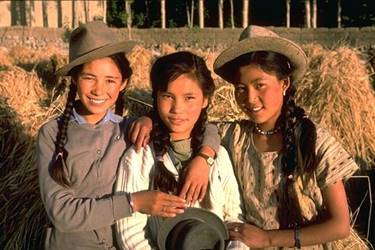
#> input picture opencv_practice_python/images/facedetection.jpg, 375 x 250 px, given in place of the camera
$ python test3.py
#> lines starting #> are read from the running program, lines starting #| are printed output that depends on the picture
#> further down, frame is the input picture: shape (250, 375, 3); mean B, G, R 65.1, 92.8, 127.6
import cv2
import numpy as np

# cap = cv2.imread("chap05\\images\\flip_test.jpg", cv2.IMREAD_COLOR)
# if cap is None: raise Exception("영상 파일 읽기 오류 발생") # 예외 처리

def houghCircle(image):
    # 원이 있는 이미지를 올림.
    img1 = image
    img2 = img1.copy()

    img2 = cv2.GaussianBlur(img2, (9, 9), 0)
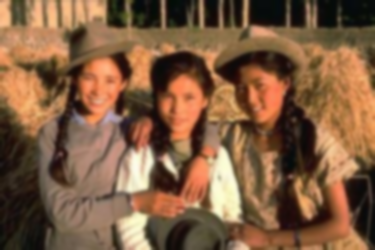
#> img2: shape (250, 375, 3); mean B, G, R 65.1, 92.9, 127.6
    imgray = cv2.cvtColor(img2, cv2.COLOR_BGR2GRAY)
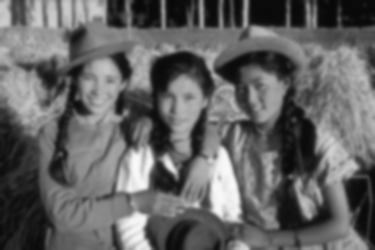
#> imgray: shape (250, 375); min 8, max 250, mean 100.1

    circles = cv2.HoughCircles(imgray, cv2.HOUGH_GRADIENT, 1, 5, param1=55, param2=55, minRadius=0, maxRadius=0)
#> circles = 73 rows, first 8: [283.5, 159.5, 87.4], [272.5, 141.5, 91.9], [114.5, 155.5, 76.2], [307.5, 161.5, 63.7], [137.5, 172.5, 70], [162.5, 144.5, 71.2], [155.5, 143.5, 64.6], [197.5, 108.5, 64]

    if circles is not None:
        circles = np.uint16(np.around(circles))
#> circles = 73 rows, first 8: [284, 160, 87], [272, 142, 92], [114, 156, 76], [308, 162, 64], [138, 172, 70], [162, 144, 71], [156, 144, 65], [198, 108, 64]

        print(circles)
#> (printed output is left out)
        for i in circles[0, :]:
            cv2.rectangle(img1, (i[0]-i[2], i[1]-i[2]), (i[0]+i[2], i[1]+i[2]), (0, 0, 255), 2)

            d = "circle"
            cv2.putText(img1, f"{d}", (i[0]+i[2]+10, i[1]+i[2]//2), cv2.FONT_HERSHEY_SIMPLEX, 0.5, (0, 0, 255))
#> this loop made 73 passes
#> i on passes 1 to 12: [284, 160, 87], [272, 142, 92], [114, 156, 76], [308, 162, 64], [138, 172, 70], [162, 144, 71], [156, 144, 65], [198, 108, 64], [78, 140, 60], [74, 144, 54], [184, 114, 62], [92, 154, 55]
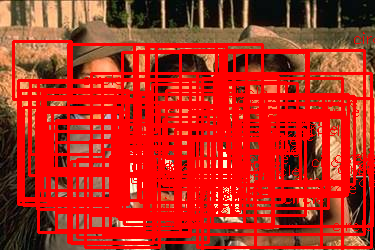
#> img1: shape (250, 375, 3); mean B, G, R 29.3, 42.8, 185.2


cap = cv2.VideoCapture(0)  # 0번 카메라 연결
if cap.isOpened() == False:
    raise Exception("카메라 연결 안됨")


while True:  # 무한 반복
     # 프레임 읽기
    ret, frame = cap.read()

    title = "your face"

    # 프레임 출력
    houghCircle(frame)
    cv2.imshow(title, frame)

    # 'q' 키를 누르면 종료
    if cv2.waitKey(1) == ord('q'):
#> (key q is pressed here)
        break

cap.release()

# [5 lines of commented-out code are left out]
